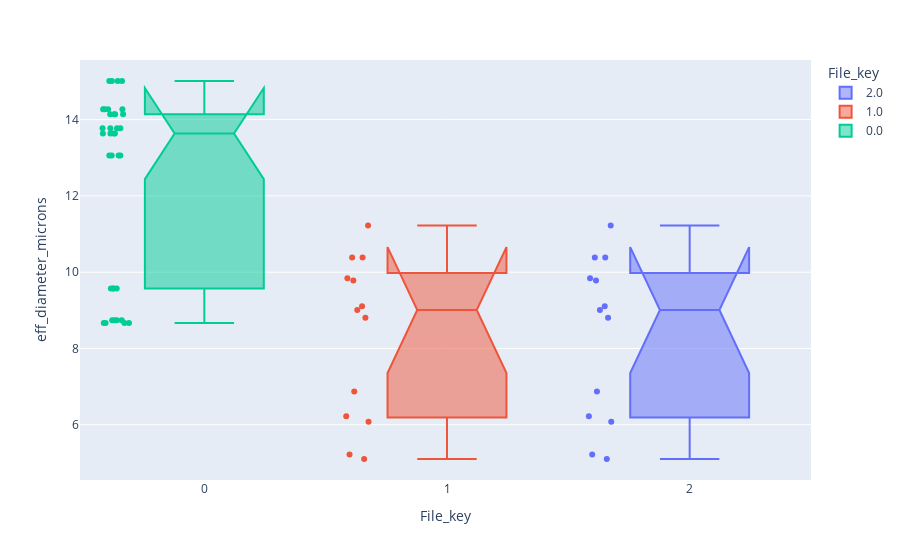

The notebook cell saved with this chart:
### Markdown cell above
https://en.wikipedia.org/wiki/Box_plot#Variations

### Code cell
fig3 = px.box(filtered_data, 
              y="eff_diameter_microns", x="File_key",
              # emphasize median differences
              notched=True,
              # style
              color ="File_key",hover_name="Particle_number",
              points="all"
              )
fig3.show()

### Figure 1 — Plotly figure (JSON) as saved in the notebook; plotly's stock layout.template omitted (floating-point values rounded to 4 significant figures)
{"data": [{"alignmentgroup": "True", "boxpoints": "all", "hovertemplate": "<b>%{hovertext}</b><br><br>File_key=%{x}<br>eff_diameter_microns=%{y}<extra></extra>", "hovertext": [1, 4, 6, 7, 10, 19, 22, 24, 29, 32, 33, 34, 37], "legendgroup": "2.0", "marker": {"color": "#636efa"}, "name": "2.0", "notched": true, "offsetgroup": "2.0", "orientation": "v", "showlegend": true, "type": "box", "x": [2, 2, 2, 2, 2, 2, 2, 2, 2, 2, 2, 2, 2], "x0": " ", "xaxis": "x", "y": [5.103, 5.22, 6.078, 6.226, 6.873, 8.804, 9.008, 9.109, 9.782, 9.843, 10.38, 10.38, 11.22], "y0": " ", "yaxis": "y"}, {"alignmentgroup": "True", "boxpoints": "all", "hovertemplate": "<b>%{hovertext}</b><br><br>File_key=%{x}<br>eff_diameter_microns=%{y}<extra></extra>", "hovertext": [2, 3, 5, 8, 9, 20, 21, 23, 30, 31, 35, 36, 38], "legendgroup": "1.0", "marker": {"color": "#EF553B"}, "name": "1.0", "notched": true, "offsetgroup": "1.0", "orientation": "v", "showlegend": true, "type": "box", "x": [1, 1, 1, 1, 1, 1, 1, 1, 1, 1, 1, 1, 1], "x0": " ", "xaxis": "x", "y": [5.103, 5.22, 6.078, 6.226, 6.873, 8.804, 9.008, 9.109, 9.782, 9.843, 10.38, 10.38, 11.22], "y0": " ", "yaxis": "y"}, {"alignmentgroup": "True", "boxpoints": "all", "hovertemplate": "<b>%{hovertext}</b><br><br>File_key=%{x}<br>eff_diameter_microns=%{y}<extra></extra>", "hovertext": [11, 12, 13, 14, 15, 16, 17, 18, 25, 26, 27, 28, 39, 40, 41, 42, 43, 44, 45, 46, 47, 48, 49, 50, 51, 52, 53, 54, 55, 56, 57, 58, 59, 60, 61, 62], "legendgroup": "0.0", "marker": {"color": "#00cc96"}, "name": "0.0", "notched": true, "offsetgroup": "0.0", "orientation": "v", "showlegend": true, "type": "box", "x": [0, 0, 0, 0, 0, 0, 0, 0, 0, 0, 0, 0, 0, 0, 0, 0, 0, 0, 0, 0, 0, 0, 0, 0, 0, 0, 0, 0, 0, 0, 0, 0, 0, 0, 0, 0], "x0": " ", "xaxis": "x", "y": [8.667, 8.667, 8.667, 8.667, 8.74, 8.74, 8.74, 8.74, 9.575, 9.575, 9.575, 9.575, 13.06, 13.06, 13.06, 13.06, 13.63, 13.63, 13.63, 13.63, 13.77, 13.77, 13.77, 13.77, 14.14, 14.14, 14.14, 14.14, 14.27, 14.27, 14.27, 14.27, 15.01, 15.01, 15.01, 15.01], "y0": " ", "yaxis": "y"}], "layout": {"boxmode": "overlay", "legend": {"title": {"text": "File_key"}, "tracegroupgap": 0}, "margin": {"t": 60}, "xaxis": {"anchor": "y", "categoryarray": [2, 1, 0], "categoryorder": "array", "domain": [0, 1], "title": {"text": "File_key"}}, "yaxis": {"anchor": "x", "domain": [0, 1], "title": {"text": "eff_diameter_microns"}}}}
